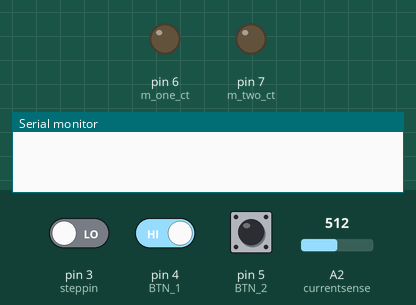
Simulated run of this sketch. Board: Arduino Uno, built with avr-gcc and run on an emulated ATmega328P. Parts: output pins drawn as LEDs (lit = HIGH), the last lines printed to the serial monitor. Inputs (shaded band) come from the test bench; at power-on: pin 5 (BTN_2) HIGH, pin 4 (BTN_1) HIGH, pin 3 (steppin) LOW, A2 (currentsense) = 512.

Above: at 1.2 s.
1.3 s: pin 5 (BTN_2) pulled LOW for 0.15 s
At 2.8 s:
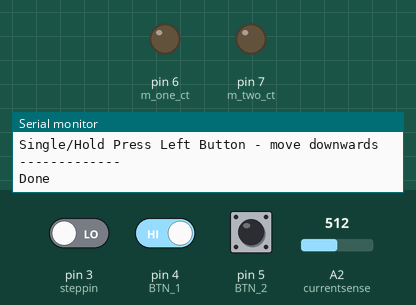
4.6 s: pin 5 (BTN_2) pulled LOW for 3.2 s
At 5.8 s:
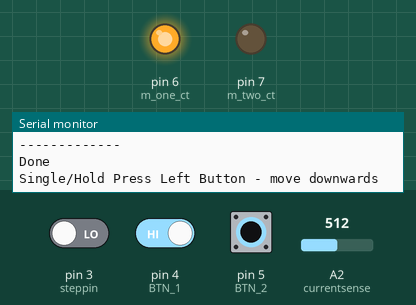
9.3 s: pin 4 (BTN_1) driven LOW and pin 5 (BTN_2) driven LOW
At 10.2 s:
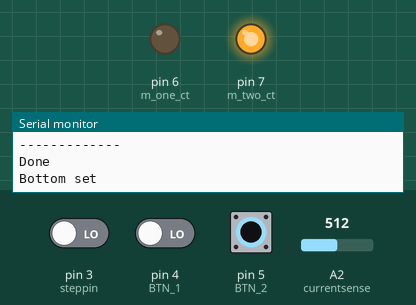
Timing chart, 0 to 12.3 s (numbered marks = the images above; inputs shaded):
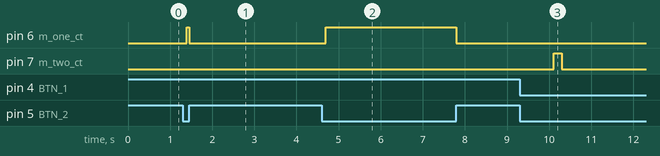

Measured:
- after the input at 1.3 s, pin 6 (m_one_ct): LOW → HIGH after 0.10 s, → LOW 0.05 s later
- after the input at 4.6 s, pin 6 (m_one_ct): LOW → HIGH after 0.10 s, → LOW 3.1 s later
- after the input at 9.3 s, pin 7 (m_two_ct): LOW → HIGH after 0.80 s, → LOW 0.20 s later

The sketch:

standing_desk_v2.ino
```cpp
#include <EEPROM.h>

#define DEBUG 1

#define BTN_1 4
#define BTN_2 5
#define m_one_ct 6
#define m_two_ct 7

#define currentsense A2
#define steppin 3

#define top_steps 2250

float zeroReference = 0;
float curCurrent = 0;

int topPreset = -1;
int botPreset = -1;

bool movementDirection = 0;
bool isCalibrated = false;
long steps = 2250;

void setup() {
  if(DEBUG) Serial.begin(9600);
  pinMode(BTN_1, INPUT_PULLUP);
  pinMode(BTN_2, INPUT_PULLUP);

  pinMode(m_one_ct, OUTPUT);
  pinMode(m_two_ct, OUTPUT);

  attachInterrupt(digitalPinToInterrupt(steppin), step_counter, RISING);

  zeroReference = analogRead(currentsense);
  curCurrent = analogRead(currentsense);
}

void step_counter(){
  if(movementDirection) steps +=1;
  else steps-=1;
}

#define HOLD_THRESHOLD 100
#define IGNORE_THRESHOLD 400
#define HOLD_TO_DOUBLE_THRESHOLD 150
void loop() {

  //Wait for a button press
  while(!btnOnePressed() && !btnTwoPressed());//Serial.println("Waiting for first press");
  unsigned long startTime = millis();
  bool bOneInitial = btnOnePressed();
  bool bTwoInitial = btnTwoPressed();

  delay(HOLD_THRESHOLD);

  while((!btnOnePressed() && !btnTwoPressed()) && (millis()-startTime < IGNORE_THRESHOLD + 100));//Serial.println("Waiting for second press");
  unsigned long endTime = millis();
  bool bOneFinal = btnOnePressed();
  bool bTwoFinal = btnTwoPressed();

  unsigned long elapsedTime = endTime - startTime;
  if(elapsedTime > IGNORE_THRESHOLD){
    Serial.println("Too long between presses... ignoring");
  }
  else{

    if(bTwoFinal == 1 && bOneFinal == 1){
      int elapsedTime = 0;
      while(btnOnePressed() && btnTwoPressed() && elapsedTime <= 200){
        elapsedTime++;
        delay(1);
      }
      if(elapsedTime > 200){
        Serial.println("Bottom set");
        steps = 0;
        delay(500);
        motorForward();
        delay(200);
        motorStop();
      }
      else{
        if(steps > topPreset){ //If steps > top preset -> this pos is top prest
          botPreset = topPreset;
          topPreset = steps;
        }
        else{
          botPreset = steps;
        }
        if(botPreset < 15){
          botPreset = 15;
        }
        if(topPreset < 15){
          topPreset = 15;
        }
        if(botPreset > 2250){
          botPreset = 2250;
        }
        if(topPreset > 2250){
          topPreset = 2250;
        }
        Serial.println("Custom set");
      }
    }
    else if(elapsedTime > HOLD_TO_DOUBLE_THRESHOLD){
      Serial.print("Double Press: ");
      if(bTwoFinal == 1 && bOneFinal == 0){
        Serial.println("Left Button");
        Serial.print("Going to bottom preset ");
        Serial.println(botPreset);
        goTo(botPreset);
      }
      else if(bTwoFinal == 0 && bOneFinal == 1){
        Serial.println("Right button");
        Serial.print("Going to top preset ");
        Serial.println(topPreset);
        goTo(topPreset);
      }
    }
    else{
      Serial.print("Single/Hold Press ");
      if(bTwoFinal == 1 && bOneFinal == 0){
        Serial.println("Left Button - move downwards");
        while(btnTwoPressed()!=0 && steps >= 15)
          motorBackward();
        motorStop();
        if(!(steps >= 10)) Serial.println("At bottom limit");
      }
      else if(bTwoFinal == 0 && bOneFinal == 1){
        Serial.println("Right button - move forwards");
        while(btnOnePressed()!=0 && steps < top_steps)
          motorForward();
        motorStop();
        if(!(steps < top_steps)) Serial.println("At top limit");
      }
    }
  }
  Serial.println("-------------");
  while(btnOnePressed()!=0 || btnTwoPressed()!=0);
  Serial.println("Done");
  motorStop();
}

int difference(int place){
  //Returns a negative number if current place is less than steps - WE ARE BELOW REQUESTED
  //Returns a positive number if current place is greater than steps - WE ARE ABOVE REQUESTED
  return (place - steps);
}

void goTo(int place){
  if(steps < place){ //current pos is below - need to go up
    Serial.print("Driving up to ");
    Serial.println(place);
    while(steps < place){
      motorForward();
    }
    motorStop();
  }
  else{
    Serial.print("Driving down to ");
    Serial.println(place);
    while(steps > place){
      motorBackward();
    }
    motorStop();
  }

}

bool btnOnePressed(){
  return (digitalRead(BTN_1) == LOW);
}
bool btnTwoPressed(){
  return (digitalRead(BTN_2) == LOW);
}

void driveUpward(){
  if(steps <= top_steps){
    motorForward();
  }
  else{
    Serial.println("At limit!");
  }
}
void driveDownward(){
  Serial.println("Running");
  if(steps >= 20){
    motorBackward();
  }
  else{
    Serial.println("At limit!");
  }
}
void motorForward(){
      movementDirection = 1;
      digitalWrite(m_two_ct, HIGH);
      digitalWrite(m_one_ct, LOW);
}
void motorBackward(){
    movementDirection = 0;
    digitalWrite(m_two_ct, LOW);
    digitalWrite(m_one_ct, HIGH);
}
void motorStop(){
  digitalWrite(m_two_ct, LOW);
  digitalWrite(m_one_ct, LOW);
  delay(100);
  zeroReference = analogRead(currentsense);
}
```
